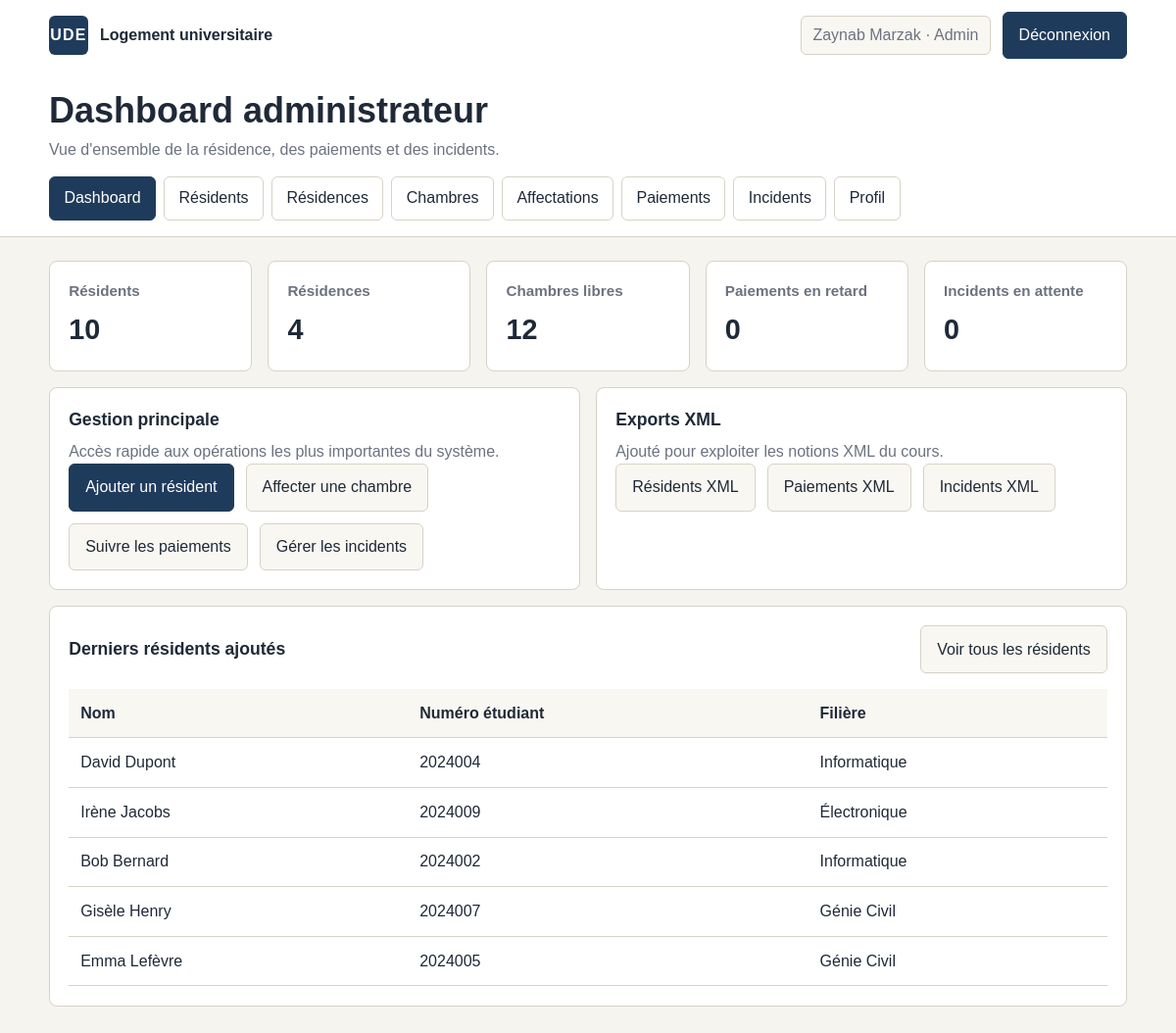
The page /admin/dashboard.php (signed in) on the database its author committed.
### tables this page shows
CREATE TABLE resident (
    id_resident     INT PRIMARY KEY,
    numero_etudiant INT UNIQUE,
    date_naissance  DATE,
    filiere         VARCHAR(50),
    FOREIGN KEY (id_resident) REFERENCES utilisateur(id_utilisateur) ON DELETE CASCADE
);

CREATE TABLE utilisateur (
    id_utilisateur  INT AUTO_INCREMENT PRIMARY KEY,
    nom             VARCHAR(50)  NOT NULL,
    prenom          VARCHAR(50)  NOT NULL,
    email           VARCHAR(100) NOT NULL UNIQUE,
    mot_de_passe    VARCHAR(255) NOT NULL,           
    telephone       VARCHAR(20),
    status_compte   ENUM('Actif','Inactif') DEFAULT 'Actif',
    role            ENUM('Admin','Resident','Technicien') NOT NULL,
    date_creation   TIMESTAMP DEFAULT CURRENT_TIMESTAMP
);

### config/db.php (called while the page is built, shortened)
<?php
function detectBasePathFromScript(): string
{
    $scriptName = str_replace('\\', '/', $_SERVER['SCRIPT_NAME'] ?? '');
    $directory = str_replace('\\', '/', dirname($scriptName));
    $directory = $directory === '.' ? '' : $directory;
    $knownFolders = ['/admin', '/auth', '/resident', '/technicien', '/config', '/assets', '/docs'];
    foreach ($knownFolders as $folder) {
        if ($directory === $folder) {
            return '';
        }
    }
    return normalizeBasePath($directory);
}
function appBasePath(): string
{
    return detectBasePathFromScript();
}
function appUrl(string $path = ''): string
{
    $basePath = appBasePath();
    $path = '/' . ltrim($path, '/');
    return $basePath . $path;
}

### admin/dashboard.php (the view, shortened to what this page needs)
<?php
require_once __DIR__ . '/../config/auth_check.php';
require_once __DIR__ . '/../config/ui.php';
$pdo = getDB();
$stats = [
    'residents' => (int) $pdo->query('SELECT COUNT(*) FROM resident')->fetchColumn(),
    'residences' => (int) $pdo->query('SELECT COUNT(*) FROM residence')->fetchColumn(),
    'chambres_libres' => (int) $pdo->query("SELECT COUNT(*) FROM chambre WHERE status_chambre = 'Libre'")->fetchColumn(),
    'paiements_retard' => (int) $pdo->query("SELECT COUNT(*) FROM paiement WHERE status_paiement = 'En retard'")->fetchColumn(),
    'incidents_attente' => (int) $pdo->query("SELECT COUNT(*) FROM incident WHERE status_incident = 'En attente'")->fetchColumn(),
];
$recentResidents = $pdo->query(
    "SELECT u.nom, u.prenom, res.numero_etudiant, res.filiere
     FROM resident res JOIN utilisateur u ON u.id_utilisateur = res.id_resident
     ORDER BY u.date_creation DESC LIMIT 5"
)->fetchAll();
renderPageStart('Dashboard administrateur');
renderPrivateHeader('Dashboard administrateur', 'Vue d\'ensemble de la résidence, des paiements et des incidents.');
?>
<main class="main-content">
    <div class="page-shell panel-stack">
        <section class="stats-grid">
            <article class="stat-card"><h3>Résidents</h3><p><?= $stats['residents'] ?></p></article>
            <article class="stat-card"><h3>Résidences</h3><p><?= $stats['residences'] ?></p></article>
            <article class="stat-card"><h3>Chambres libres</h3><p><?= $stats['chambres_libres'] ?></p></article>
            <article class="stat-card"><h3>Paiements en retard</h3><p><?= $stats['paiements_retard'] ?></p></article>
            <article class="stat-card"><h3>Incidents en attente</h3><p><?= $stats['incidents_attente'] ?></p></article>
        </section>
        <section class="dashboard-grid">
            <article class="dashboard-section">
                <h2>Gestion principale</h2>
                <p class="page-subtitle">Accès rapide aux opérations les plus importantes du système.</p>
                <div class="action-row">
                    <a class="btn btn-primary" href="<?= e(appUrl('/admin/add_resident.php')) ?>">Ajouter un résident</a>
                    <a class="btn btn-secondary" href="<?= e(appUrl('/admin/assign_room.php')) ?>">Affecter une chambre</a>
                    <a class="btn btn-secondary" href="<?= e(appUrl('/admin/paiements.php')) ?>">Suivre les paiements</a>
                    <a class="btn btn-secondary" href="<?= e(appUrl('/admin/incidents.php')) ?>">Gérer les incidents</a>
                </div>
            </article>
            <article class="dashboard-section">
                <h2>Exports XML</h2>
                <p class="page-subtitle">Ajouté pour exploiter les notions XML du cours.</p>
                <div class="export-links">
                    <a class="btn btn-secondary" href="<?= e(appUrl('/admin/export_xml.php?type=residents')) ?>">Résidents XML</a>
                    <a class="btn btn-secondary" href="<?= e(appUrl('/admin/export_xml.php?type=paiements')) ?>">Paiements XML</a>
                    <a class="btn btn-secondary" href="<?= e(appUrl('/admin/export_xml.php?type=incidents')) ?>">Incidents XML</a>
                </div>
            </article>
        </section>
        <section class="table-card">
            <div class="toolbar"><h2>Derniers résidents ajoutés</h2><a class="btn btn-secondary" href="<?= e(appUrl('/admin/residents.php')) ?>">Voir tous les résidents</a></div>
            <div class="table-scroll">
                <table>
                    <thead><tr><th>Nom</th><th>Numéro étudiant</th><th>Filière</th></tr></thead>
                    <tbody>
                    <?php if (!$recentResidents): ?>
                        <tr><td colspan="3" class="muted">Aucun résident enregistré.</td></tr>
                    <?php else: foreach ($recentResidents as $resident): ?>
                        <tr>
                            <td><?= e($resident['prenom'] . ' ' . $resident['nom']) ?></td>
                            <td><?= e($resident['numero_etudiant'] ?: '-') ?></td>
                            <td><?= e($resident['filiere'] ?: '-') ?></td>
                        </tr>
                    <?php endforeach; endif; ?>
                    </tbody>
                </table>
            </div>
        </section>
    </div>
</main>
<?php renderPageEnd(); ?>

### config/ui.php (shortened to what this page needs)
<?php
function e($value): string
{
    return htmlspecialchars((string) $value, ENT_QUOTES, 'UTF-8');
}
function currentPath(): string
{
    return str_replace('\\', '/', $_SERVER['SCRIPT_NAME'] ?? '');
}
function currentRole(): ?string
{
    return $_SESSION['user_role'] ?? null;
}
function currentUserName(): string
{
    return trim((string) ($_SESSION['user_nom'] ?? 'Utilisateur'));
}
function dashboardPathForRole(?string $role): string
{
    switch ($role) {
        case 'Admin':
            return '/admin/dashboard.php';
    }
}
function menuLinksForRole(?string $role): array
{
    switch ($role) {
        case 'Admin':
            return [
                ['/admin/dashboard.php', 'Dashboard'],
                ['/admin/residents.php', 'Résidents'],
                ['/admin/residences.php', 'Résidences'],
                ['/admin/chambres.php', 'Chambres'],
                ['/admin/assign_room.php', 'Affectations'],
                ['/admin/paiements.php', 'Paiements'],
                ['/admin/incidents.php', 'Incidents'],
                ['/profile.php', 'Profil'],
            ];
    }
}
function isCurrentRoute(string $path): bool
{
    return currentPath() === appUrl($path);
}
function renderPageStart(string $title): void
{
    echo '<!DOCTYPE html><html lang="fr"><head>';
    echo '<link rel="stylesheet" href="' . e(appUrl('/assets/theme.css')) . '">';
    echo '</head><body>';
}
function renderPageEnd(): void
{
    echo '</body></html>';
}
function renderPrivateHeader(string $title, string $subtitle = ''): void
{
    $role = currentRole();
    $links = menuLinksForRole($role);
    echo '<header class="site-header">';
    echo '<div class="page-shell">';
    echo '<div class="header-row">';
    echo '<a class="brand" href="' . e(appUrl(dashboardPathForRole($role))) . '"><span class="brand-mark">UDE</span><span class="brand-text">Logement universitaire</span></a>';
    echo '<div class="header-user">';
    echo '<span class="user-chip">' . e(currentUserName()) . ' · ' . e($role ?? 'Invité') . '</span>';
    echo '<form method="post" action="' . e(appUrl('/auth/logout.php')) . '"><button type="submit" class="btn btn-secondary">Déconnexion</button></form>';
    echo '</div></div>';
    echo '<div class="page-title-block">';
    echo '<h1>' . e($title) . '</h1>';
    if ($subtitle !== '') {
        echo '<p class="page-subtitle">' . e($subtitle) . '</p>';
    }
    echo '</div>';
    echo '<nav class="section-tabs">';
    foreach ($links as $link) {
        $path = $link[0];
        $label = $link[1];
        $class = isCurrentRoute($path) ? 'section-tab is-active' : 'section-tab';
        echo '<a class="' . e($class) . '" href="' . e(appUrl($path)) . '">' . e($label) . '</a>';
    }
    echo '</nav></div></header>';
}

### assets/theme.css (style rules this page uses)
:root { --bg: #f6f4ef; --surface: #ffffff; --surface-soft: #f9f7f2; --border: #d7d2c7; --text: #1f2937; --muted: #6b7280; --primary: #1f3b5b; --primary-dark: #162c44; --success: #166534; --success-bg: #e8f5ea; --warning: #92400e; --warning-bg: #fdf1de; --danger: #991b1b; --danger-bg: #fde8e8; }
* { box-sizing: border-box; }
body { margin: 0; background: var(--bg); color: var(--text); font-family: Arial, Helvetica, sans-serif; line-height: 1.5; }
a { color: var(--primary); text-decoration: none; }
button, input, select, textarea { font: inherit; }
.page-shell, .page-shell-narrow { width: min(1100px, calc(100% - 2rem)); margin: 0 auto; }
.site-header { background: var(--surface); border-bottom: 1px solid var(--border); }
.header-row { min-height: 72px; display: flex; align-items: center; justify-content: space-between; gap: 1rem; }
.brand { display: inline-flex; align-items: center; gap: 0.75rem; color: var(--text); font-weight: 700; }
.brand-mark { width: 40px; height: 40px; display: inline-flex; align-items: center; justify-content: center; background: var(--primary); color: #fff; border-radius: 6px; letter-spacing: 0.08em; }
.brand-text { font-size: 1rem; }
.header-user { display: flex; align-items: center; gap: 0.75rem; flex-wrap: wrap; }
.user-chip { padding: 0.45rem 0.7rem; border: 1px solid var(--border); border-radius: 6px; background: var(--surface-soft); color: var(--muted); }
.page-title-block { padding: 1.25rem 0 0.9rem; }
h1 { margin: 0; font-size: clamp(1.8rem, 3vw, 2.3rem); line-height: 1.15; }
.page-subtitle { margin: 0.5rem 0 0; color: var(--muted); max-width: 720px; }
.section-tabs { display: flex; flex-wrap: wrap; gap: 0.5rem; padding: 0 0 1rem; }
.section-tab { padding: 0.6rem 0.9rem; border: 1px solid var(--border); border-radius: 6px; background: var(--surface); color: var(--text); }
.section-tab.is-active { background: var(--primary); border-color: var(--primary); color: #fff; }
.main-content { padding: 1.5rem 0 2rem; }
.panel-stack { display: grid; gap: 1rem; }
.card, .table-card, .hero-card, .dashboard-section, .stat-card, .auth-card { background: var(--surface); border: 1px solid var(--border); border-radius: 8px; }
.card, .table-card, .dashboard-section, .stat-card, .auth-card { padding: 1.2rem; }
.hero-actions, .action-row, .form-actions, .inline-actions, .export-links { display: flex; gap: 0.75rem; flex-wrap: wrap; }
.toolbar { display: flex; align-items: center; justify-content: space-between; gap: 1rem; flex-wrap: wrap; margin-bottom: 1rem; }
.toolbar h2, .dashboard-section h2, .table-card h2, .card h2 { margin: 0; font-size: 1.1rem; }
.stats-grid, .dashboard-grid, .split-layout, .form-grid { display: grid; gap: 1rem; }
.stats-grid { grid-template-columns: repeat(auto-fit, minmax(200px, 1fr)); }
.dashboard-grid, .split-layout { grid-template-columns: repeat(auto-fit, minmax(280px, 1fr)); }
.stat-card h3 { margin: 0 0 0.4rem; color: var(--muted); font-size: 0.95rem; }
.stat-card p { margin: 0; font-size: 1.8rem; font-weight: 700; }
.btn, button, .role-button { display: inline-flex; align-items: center; justify-content: center; min-height: 42px; padding: 0.7rem 1rem; border-radius: 6px; border: 1px solid var(--border); background: var(--surface); color: var(--text); cursor: pointer; }
.btn-primary, button[type='submit'], .role-button { background: var(--primary); border-color: var(--primary); color: #fff; }
.btn-secondary { background: var(--surface-soft); }
.table-scroll { overflow-x: auto; }
table { width: 100%; border-collapse: collapse; min-width: 680px; }
th, td { padding: 0.8rem 0.75rem; border-bottom: 1px solid var(--border); text-align: left; vertical-align: top; }
th { background: var(--surface-soft); }

### rows shown on the page
resident: id_resident.nom "David Dupont", numero_etudiant "2024004", filiere "Informatique"
resident: id_resident.nom "Irène Jacobs", numero_etudiant "2024009", filiere "Électronique"
resident: id_resident.nom "Bob Bernard", numero_etudiant "2024002", filiere "Informatique"
resident: id_resident.nom "Gisèle Henry", numero_etudiant "2024007", filiere "Génie Civil"
resident: id_resident.nom "Emma Lefèvre", numero_etudiant "2024005", filiere "Génie Civil"

### other values the page prints
currentUserName() "Zaynab Marzak"
$role "Admin"
$title "Dashboard administrateur"
$subtitle "Vue d'ensemble de la résidence, des paiements et des incidents."
$label "Dashboard"
$label "Résidents"
$label "Résidences"
$label "Chambres"
$label "Affectations"
$label "Paiements"
$label "Incidents"
$label "Profil"
$stats['residents'] "10"
$stats['residences'] "4"
$stats['chambres_libres'] "12"
